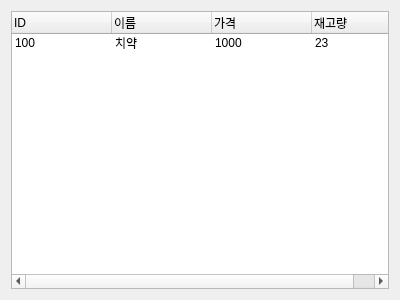
<?xml version="1.0" encoding="UTF-8"?>
<ui version="4.0">
 <class>ProductManagerForm</class>
 <widget class="QWidget" name="ProductManagerForm">
  <property name="geometry">
   <rect>
    <x>0</x>
    <y>0</y>
    <width>400</width>
    <height>300</height>
   </rect>
  </property>
  <property name="windowTitle">
   <string>Form</string>
  </property>
  <layout class="QVBoxLayout" name="verticalLayout">
   <item>
    <widget class="QTreeWidget" name="treeWidget">
     <property name="rootIsDecorated">
      <bool>false</bool>
     </property>
     <property name="itemsExpandable">
      <bool>false</bool>
     </property>
     <column>
      <property name="text">
       <string>ID</string>
      </property>
     </column>
     <column>
      <property name="text">
       <string>이름</string>
      </property>
     </column>
     <column>
      <property name="text">
       <string>가격</string>
      </property>
     </column>
     <column>
      <property name="text">
       <string>재고량</string>
      </property>
     </column>
     <item>
      <property name="text">
       <string>100</string>
      </property>
      <property name="text">
       <string>치약</string>
      </property>
      <property name="text">
       <string>1000</string>
      </property>
      <property name="text">
       <string>23</string>
      </property>
     </item>
    </widget>
   </item>
  </layout>
 </widget>
 <resources/>
 <connections/>
</ui>
